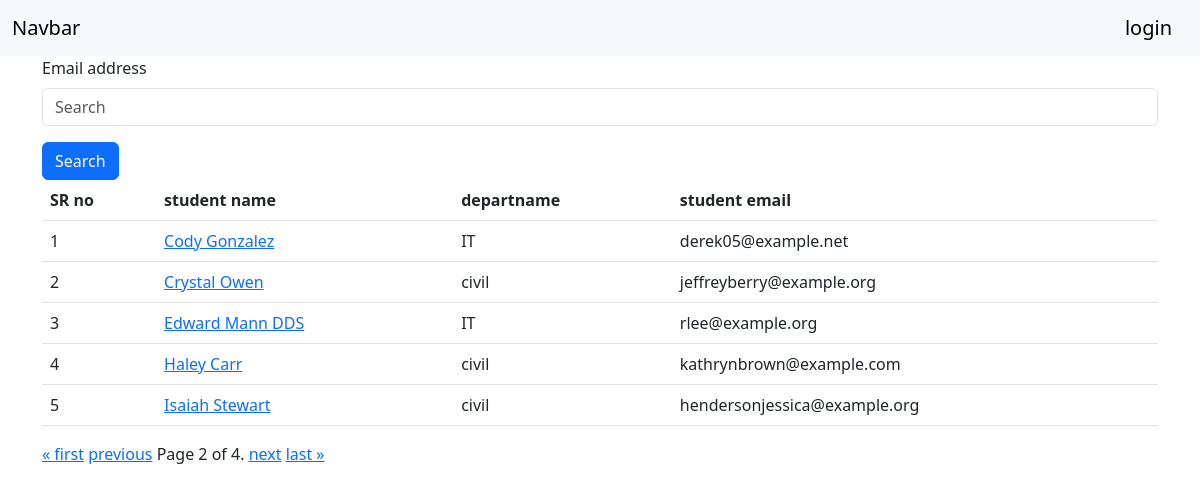
Screenshot of /students/?page=2 with the database file from the repository.
### students/models.py (models this page shows, shortened)
class Student(models.Model):
	department=models.ForeignKey(Department,on_delete=models.CASCADE)
	studentid=models.OneToOneField(StudentID, on_delete=models.CASCADE)
	std_name=models.CharField(max_length=100)
	std_email=models.CharField(max_length=100,unique=True)
	std_age=models.IntegerField()
	std_address=models.CharField(max_length=100)
	is_deleted=models.BooleanField(default=False)
	objects=StudentManger()
	admin_objects=models.Manager()
	class Meta:
		ordering=['std_name']

### departments/models.py (models this page shows, shortened)
class Department(models.Model):
	department=models.CharField(max_length=100)
	class Meta:
		ordering=['department']

### students/views.py (the view)
# urls.py: path("students/",student_report,name="student_report"),
def student_report(request):
	if request.GET.get('search'):
		data=Student.objects.filter(
			Q(std_name__icontains = request.GET.get('search'))|
			Q(department__department__icontains = request.GET.get('search'))
				)
	else:
		data=Student.objects.all()
	paginator = Paginator(data, 5)
	page_number = request.GET.get("page")
	page_obj = paginator.get_page(page_number)
	return render(request,'students.html',context={'student_data':page_obj})

### students/models.py (called while the page is built)
	def __str__(self):
		return self.studentid

	def get_queryset(self):
		return super().get_queryset().filter(is_deleted=False)

### students/templates/students.html
{% extends 'base.html' %}
{%block start%}
<div class="container">
<form>
  <div class="mb-3">
    <label for="exampleInputEmail1" class="form-label">Email address</label>
    <input type="text" class="form-control" name="search" placeholder="Search" id="exampleInputEmail1" aria-describedby="emailHelp">
  </div>
  <button type="submit" class="btn btn-primary">Search</button>
</form>
</div>
<div class="container">
<table class="table">
  <thead>
    <tr>
      <th scope="col">SR no</th>
      <th scope="col">student name</th>
      <th scope="col">departname</th>
      <th scope="col">student email</th>
    </tr>
  </thead>
  <tbody>
   {%for s in student_data%}
   <tr>
   	<td>{{forloop.counter}}</td>
   	<td><a href="{% url 'student_detail' s.studentid %}">{{s.std_name}}</a></td>
   	<td>{{s.department.department}}</td>
	<td>{{s.std_email}}</td>
</tr>
	{%endfor%}
  </tbody>
</table>
<div class="pagination">
    <span class="step-links">
        {% if student_data.has_previous %}
            <a href="?page=1">&laquo; first</a>
            <a href="?page={{ student_data.previous_page_number }}">previous</a>
        {% endif %}
        <span class="current">
            Page {{ student_data.number }} of {{ student_data.paginator.num_pages }}.
        </span>
        {% if student_data.has_next %}
            <a href="?page={{ student_data.next_page_number }}">next</a>
            <a href="?page={{ student_data.paginator.num_pages }}">last &raquo;</a>
        {% endif %}
    </span>
</div>
</div>
{%endblock%}

### rows the page displays
Student: std_name "Cody Gonzalez", department.department "IT", std_email "derek05@example.net"
Student: std_name "Crystal Owen", department.department "civil", std_email "jeffreyberry@example.org"
Student: std_name "Edward Mann DDS", department.department "IT", std_email "rlee@example.org"
Student: std_name "Haley Carr", department.department "civil", std_email "kathrynbrown@example.com"
Student: std_name "Isaiah Stewart", department.department "civil", std_email "hendersonjessica@example.org"

### other values shown
{{ student_data.number }} "2"
{{ student_data.paginator.num_pages }} "4"
